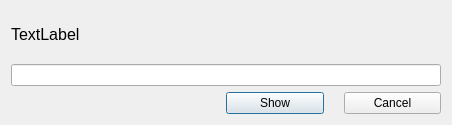
<?xml version="1.0" encoding="UTF-8"?>
<ui version="4.0">
 <class>DialogShow</class>
 <widget class="QDialog" name="DialogShow">
  <property name="geometry">
   <rect>
    <x>0</x>
    <y>0</y>
    <width>452</width>
    <height>125</height>
   </rect>
  </property>
  <property name="windowTitle">
   <string>Dialog</string>
  </property>
  <layout class="QGridLayout" name="gridLayout">
   <item row="0" column="0">
    <widget class="QLabel" name="label">
     <property name="font">
      <font>
       <pointsize>12</pointsize>
      </font>
     </property>
     <property name="text">
      <string>TextLabel</string>
     </property>
    </widget>
   </item>
   <item row="1" column="0">
    <widget class="QLineEdit" name="lineEdit"/>
   </item>
   <item row="2" column="0">
    <layout class="QHBoxLayout" name="horizontalLayout" stretch="2,1,1">
     <property name="spacing">
      <number>20</number>
     </property>
     <item>
      <widget class="QLabel" name="errorLabel">
       <property name="text">
        <string/>
       </property>
      </widget>
     </item>
     <item>
      <widget class="QPushButton" name="buttonShow">
       <property name="text">
        <string>Show</string>
       </property>
      </widget>
     </item>
     <item>
      <widget class="QPushButton" name="buttonCancel">
       <property name="text">
        <string>Cancel</string>
       </property>
      </widget>
     </item>
    </layout>
   </item>
  </layout>
 </widget>
 <resources/>
 <connections/>
</ui>
